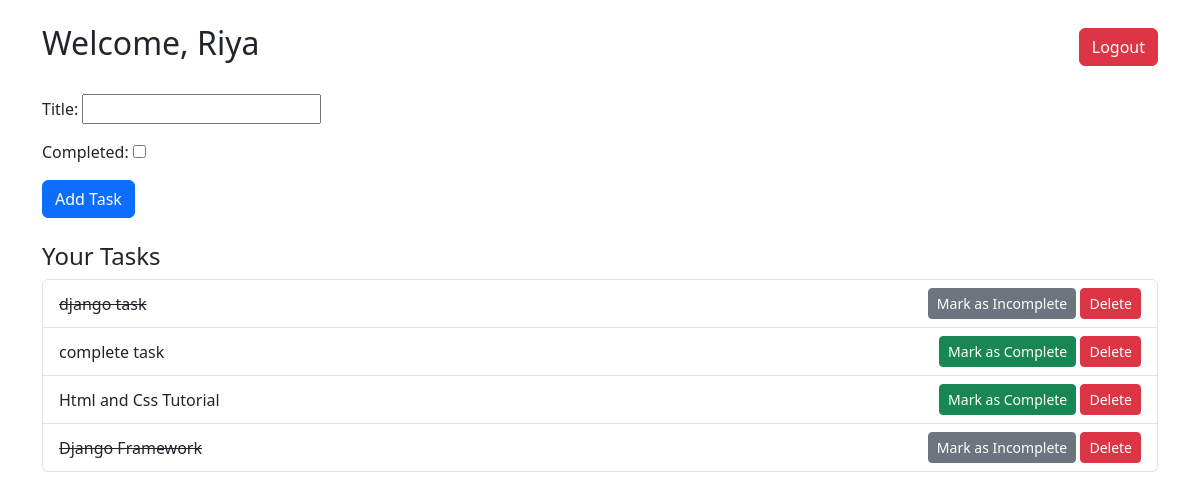
The app's page /dashboard/ (signed in) with its own data.
### todo/models.py (models this page shows, shortened)
class Task(models.Model):
    user = models.ForeignKey(User, on_delete=models.CASCADE)
    title = models.CharField(max_length=255)
    completed = models.BooleanField(default=False)

### todo/views.py (the view, shortened to what this page needs)
# urls.py: path('dashboard/', views.dashboard_view, name='dashboard'),
@login_required
def dashboard_view(request):
    if request.user.is_superuser:
        users = User.objects.all()
        tasks = Task.objects.all()
        return render(request, 'todo/admin_dashboard.html', {
            'users': users,
            'tasks': tasks,
        })
    else:
        form = TaskForm()
        tasks = Task.objects.filter(user=request.user)
        return render(request, 'todo/user_dashboard.html', {
            'form': form,
            'tasks': tasks,
        })

### todo/forms.py
class TaskForm(forms.ModelForm):
    class Meta:
        model = Task
        fields = ['title', 'completed']

### todo/templates/todo/user_dashboard.html (shortened to what this page needs)
<!DOCTYPE html>
<html lang="en">
<head>
  <link href="https://cdn.jsdelivr.net/npm/bootstrap@5.3.0/dist/css/bootstrap.min.css" rel="stylesheet">
</head>
<body>
  <div class="container mt-4">
    <div class="d-flex justify-content-between align-items-center mb-4">
      <h2>Welcome, {{ user.username }}</h2>
      <a href="{% url 'logout' %}" class="btn btn-danger">Logout</a>
    </div>
    <form method="post" class="mb-4">
      {{ form.as_p }}
      <button type="submit" class="btn btn-primary">Add Task</button>
    </form>
 <h4>Your Tasks</h4>
<ul class="list-group">
  {% for task in tasks %}
    <li class="list-group-item d-flex justify-content-between align-items-center">
      <div>
        {% if task.completed %}
          <del>{{ task.title }}</del>
        {% else %}
          {{ task.title }}
        {% endif %}
      </div>
      <div>
        <a href="{% url 'toggle_task' task.id %}" class="btn btn-sm {% if task.completed %}btn-secondary{% else %}btn-success{% endif %}">
          {% if task.completed %} Mark as Incomplete {% else %} Mark as Complete {% endif %}
        </a>
                <a href="{% url 'delete_task' task.id %}" class="btn btn-sm btn-danger"
           onclick="return confirm('Are you sure you want to delete this task?');">
          Delete
        </a>
      </div>
    </li>
  {% empty %}
    <li class="list-group-item">No tasks found.</li>
  {% endfor %}
</ul>
  </div>
</body>
</html>

### records on screen
Task: title "django task", completed "Mark as Incomplete"
Task: title "complete task", completed "Mark as Complete"
Task: title "Html and Css Tutorial", completed "Mark as Complete"
Task: title "Django Framework", completed "Mark as Incomplete"

### other values on screen
{{ user.username }} "Riya"
